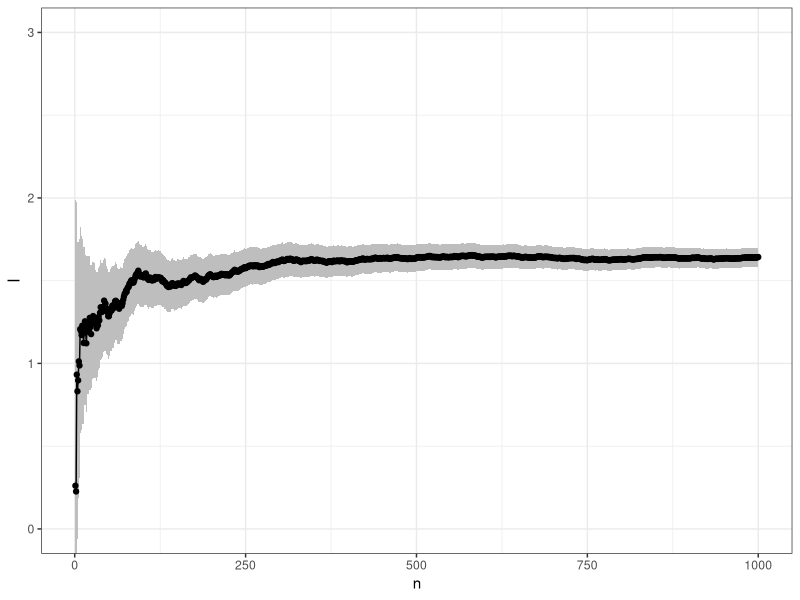
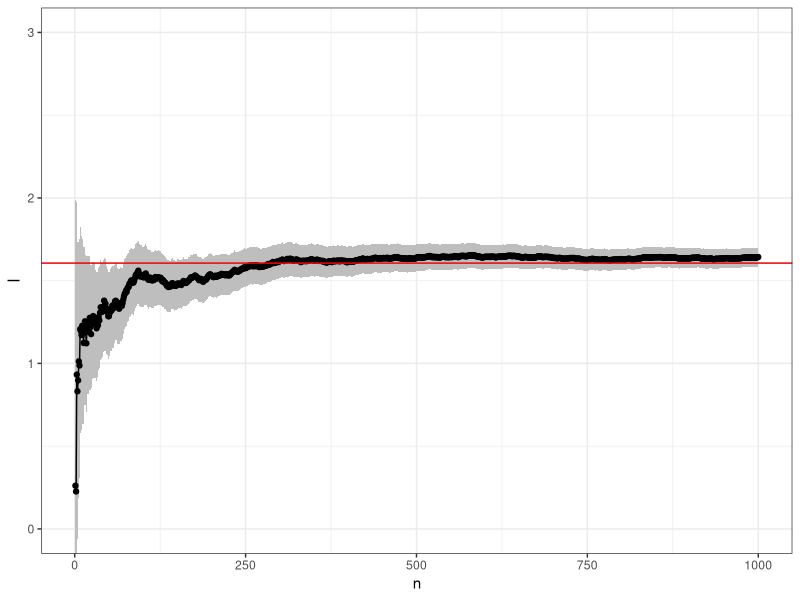
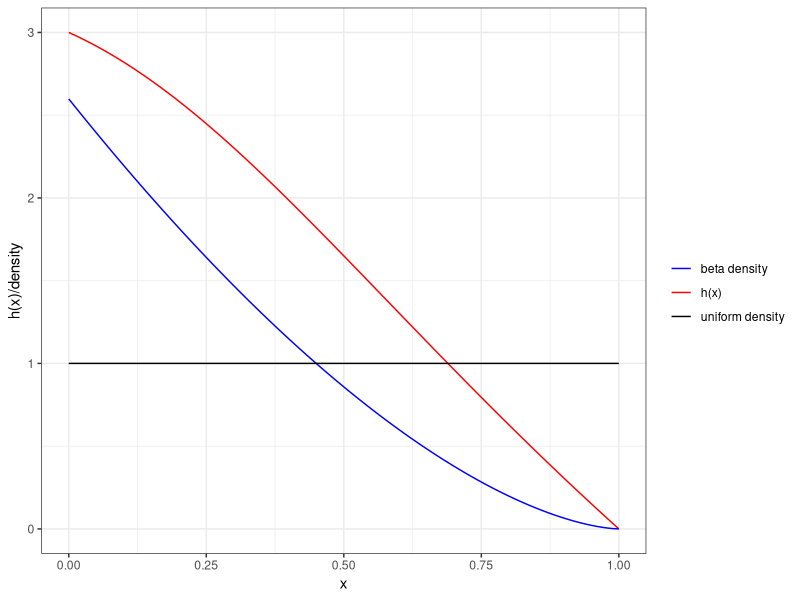
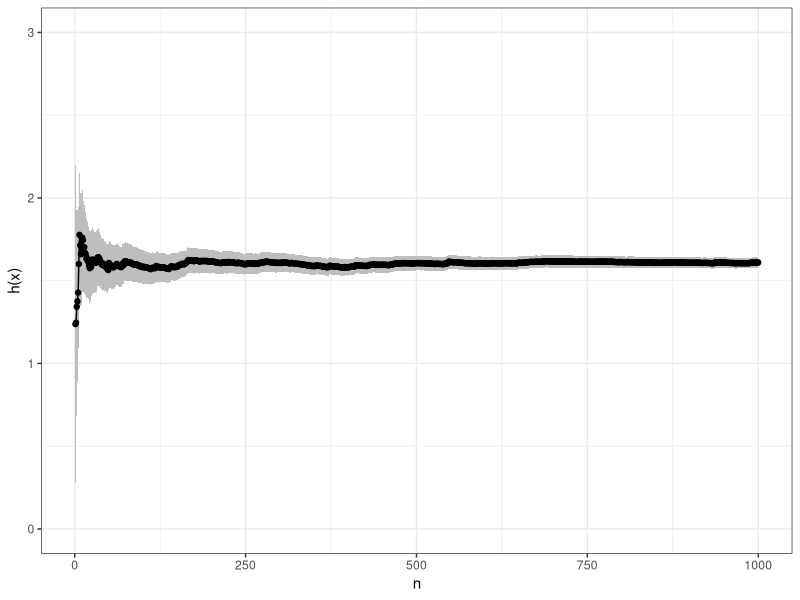
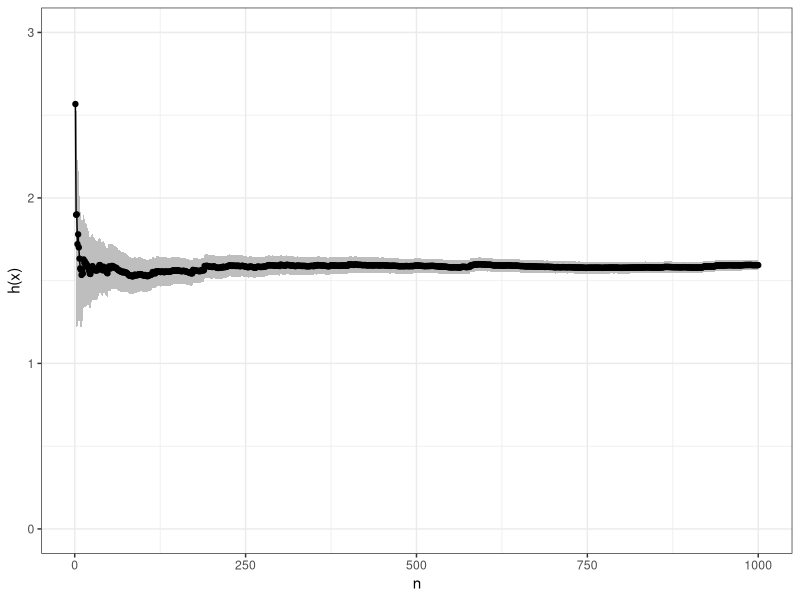

The R source for these figures, in order:
## ---- chunk 1
#| message: false
library(tidyverse)
set.seed(42)
## ---- chunk 2
fn <- function(x) 3 * (2 - x * (x^2 + 1)) / (2 * (x^2 + 1))

n <- 1000
x <- runif(n) # generate random uniform numbers
fx <- fn(x) # evaluate the function
mu_hat <- cumsum(fx) / (1:n) # cummulative summation
sd_hat <- sd(fx) # standard deviation
mc.df <- data.frame(n = 1:n, mu_hat = mu_hat, li = mu_hat - 1.96 * sd_hat / sqrt(1:n), 
                    ui = mu_hat + 1.96 * sd_hat / sqrt(1:n)) 
# geom_ribbon will plot the CIs as a shaded area
p <- mc.df |>
 ggplot(aes(x = n, y = mu_hat))  +
  geom_ribbon(mapping = aes(
   ymin = li,
   ymax = ui
  ), fill = "gray") +
  geom_line() +
  geom_point() +
 coord_cartesian(ylim = c(0, 3)) +
 theme_bw() +
 labs(y = "I")
p

## ---- chunk 3
muquad <- integrate(fn, lower = 0, upper = 1)
p + geom_hline(aes(yintercept = muquad$value), colour = "red")
## ---- chunk 4
# sum of squared differences between h(x) and a beta density for given parameters
beta_diff <- function(par) {
 z <- seq(1e-10, 1, len = 100)
 sum((fn(z) - dbeta(z, par[1], par[2]))^2)
}
# use optim to find the parameters that give the closest match 
beta.opt <- optim(c(1, 3), fn = beta_diff, lower = c(1, 1), upper = c(10, 10), method = "L-BFGS-B")

colors <- c("h(x)" = "red", "beta density" = "blue", "uniform density" = "black")
ggplot() +
 geom_function(aes(colour = "h(x)"), fun = fn) +
 geom_function(aes(colour = "beta density"), fun = dbeta, args = list(shape1 = beta.opt$par[1], shape2 = beta.opt$par[2])) +
 geom_function(aes(colour = "uniform density"), fun = dunif) +
 scale_color_manual(values = colors) +
 theme_bw() +
 labs(x = "x", y = "h(x)/density", color = "")
## ---- chunk 5
x <- rbeta(n, beta.opt$par[1], beta.opt$par[2])

fx <- fn(x) 
fx_wx <- fx / dbeta(x, beta.opt$par[1], beta.opt$par[2])
mu_hat_IS <- cumsum(fx_wx) / seq_len(n)
mu_hat_IS |> head()
sd_hat <- sd(fx_wx)
sd_hat

IS.df <- tibble(
  n = seq_len(n),
  mu_hat = mu_hat_IS,
  li = mu_hat - 1.96 * sd_hat / sqrt(n),
  ui = mu_hat + 1.96 * sd_hat / sqrt(n)
)
#IS.df <- data.frame(
#  n = seq_len(n),
#  mu_hat = mu_hat_IS,
#  li = mu_hat_IS - 1.96 * sd_hat / sqrt(seq_len(n)),
#  ui = mu_hat_IS + 1.96 * sd_hat / sqrt(seq_len(n))
#)
IS.df |> head()
IS.df |>
ggplot(aes(x = n, y = mu_hat)) +
  geom_ribbon(
    aes(ymin = li, ymax = ui),
    fill = "gray"
  ) +
  geom_line() +
  geom_point() +
  ylim(c(0,3)) +
 theme_bw() +
 labs(y = "h(x)")

est_1000 <- IS.df |>
  last()

## ---- chunk 6
# sample from importance distribution
x <- rbeta(n, beta.opt$par[1], beta.opt$par[2])
fx <- fn(x) # function evaluations
# calculate the importance weights
w <- 1 / dbeta(x, beta.opt$par[1], beta.opt$par[2])
mu_hat_IS <- cumsum(fx * w) / (1:n) # IS estimate
mu_hat_IS |> head()
sd_IS <- sd(fx * w) # IS standard deviation
sd_IS
IS.df <- data.frame(n = 1:n, mu_hat = mu_hat_IS, li = mu_hat_IS - 1.96 * sd_IS / sqrt(1:n), 
                    ui = mu_hat_IS + 1.96 * sd_IS / sqrt(1:n))

IS.df |> head()
IS.df |>
 ggplot(aes(x = n, y = mu_hat))  +
  geom_ribbon(mapping = aes(
   ymin = li,
   ymax = ui
  ), fill = "gray") +
  geom_line() +
  geom_point() +
  ylim(c(0, 3)) +
 theme_bw() +
 labs(y = "h(x)")
